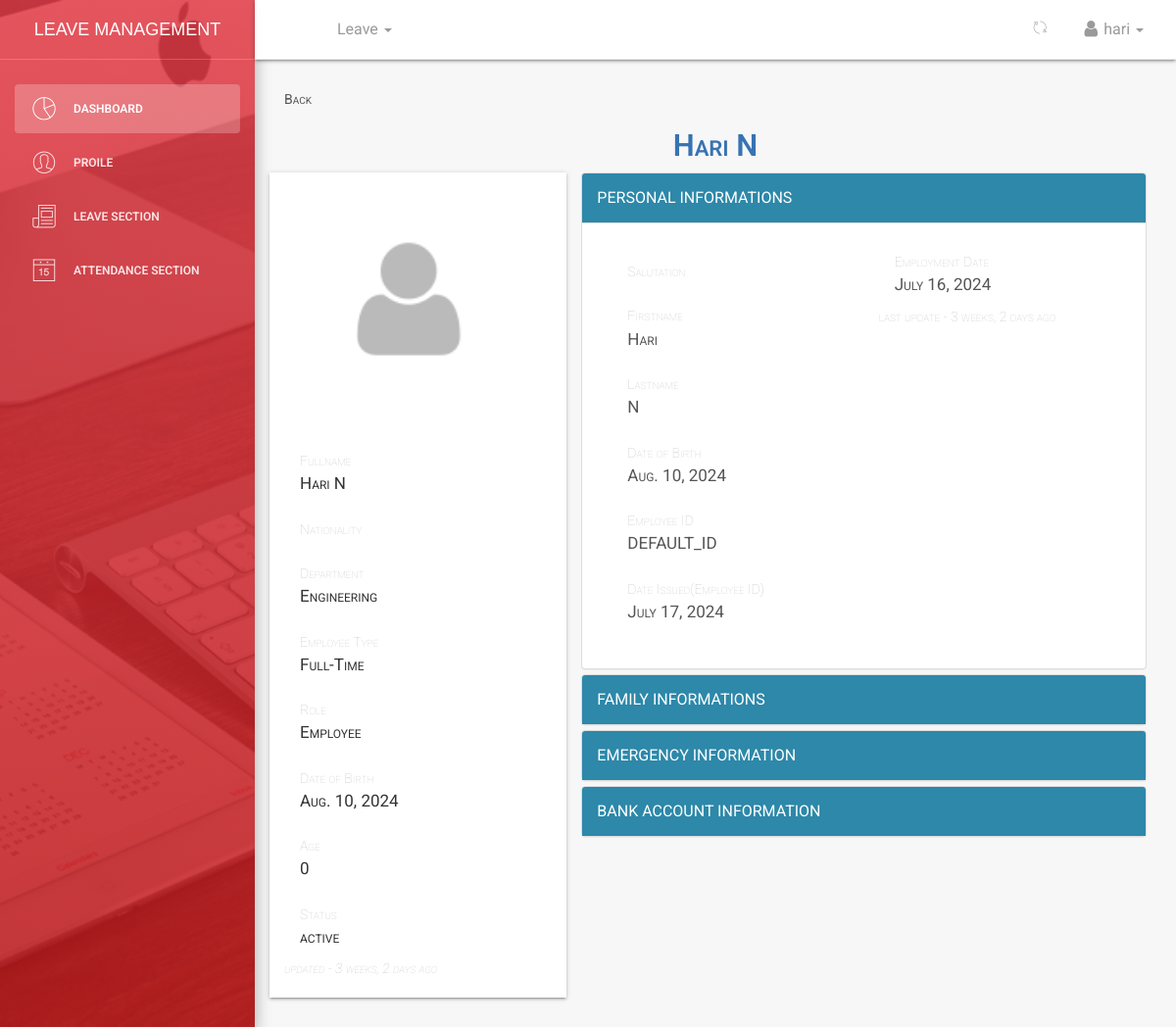
/dashboard/employee/profile/50/ (signed in), run on an earlier commit of the app's database.
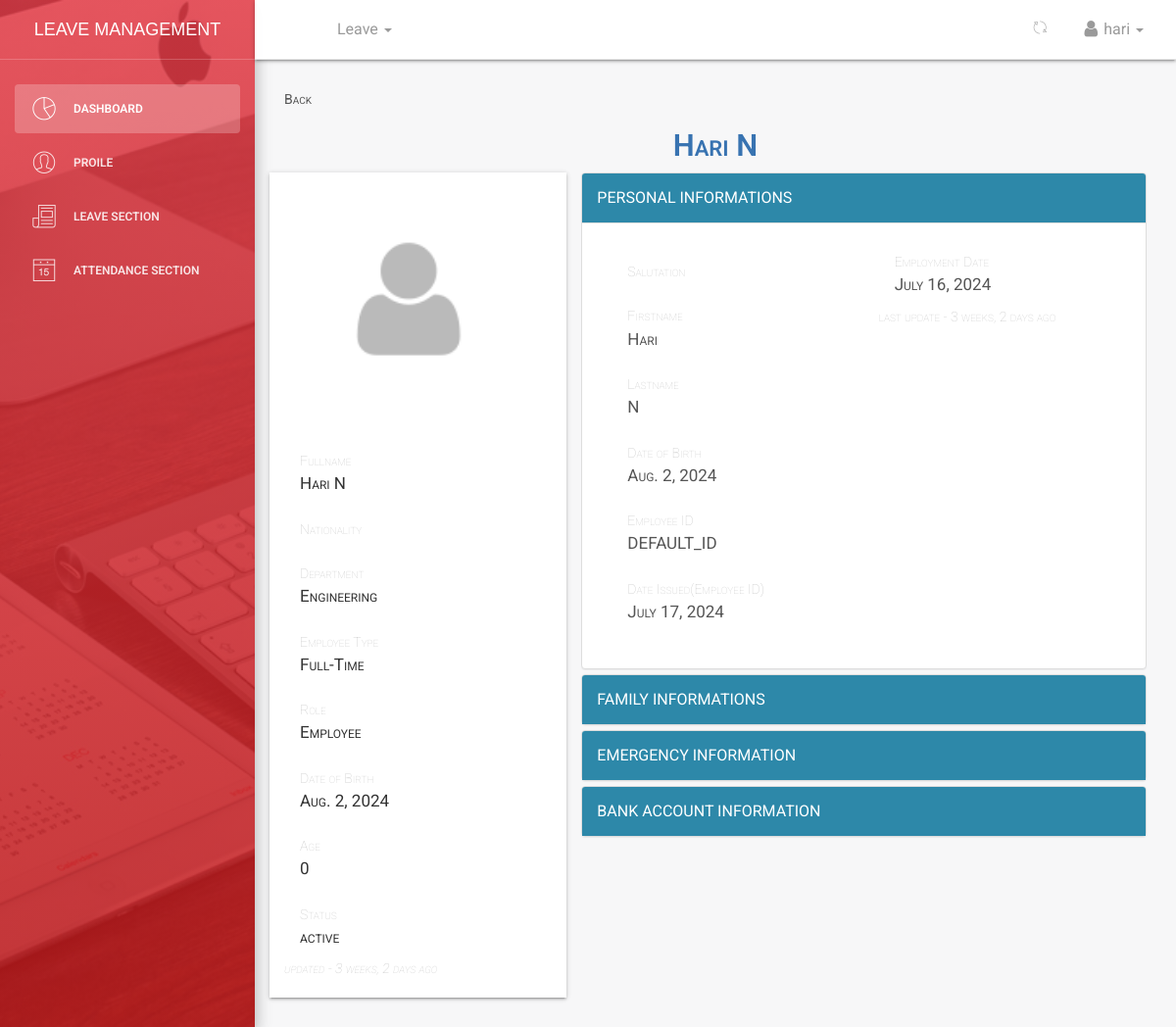
And on a later commit of the database.
### employee/models.py (models this page shows, shortened)
class Employee(models.Model):
    MALE = 'male'
    FEMALE = 'female'
    OTHER = 'other'
    NOT_KNOWN = 'Not Known'
    GENDER = (
        (MALE, 'Male'),
        (FEMALE, 'Female'),
        (OTHER, 'Other'),
        (NOT_KNOWN, 'Not Known'),
    )
    MR = 'Mr'
    MRS = 'Mrs'
    MSS = 'Mss'
    DR = 'Dr'
    SIR = 'Sir'
    MADAM = 'Madam'
    TITLE = (
        (MR, 'Mr'),
        (MRS, 'Mrs'),
        (MSS, 'Mss'),
        (DR, 'Dr'),
        (SIR, 'Sir'),
        (MADAM, 'Madam'),
    )
    FULL_TIME = 'Full-Time'
    PART_TIME = 'Part-Time'
    CONTRACT = 'Contract'
    INTERN = 'Intern'
    EMPLOYEETYPE = (
        (FULL_TIME, 'Full-Time'),
        (PART_TIME, 'Part-Time'),
        (CONTRACT, 'Contract'),
        (INTERN, 'Intern'),
    )
    user = models.ForeignKey(User, on_delete=models.CASCADE, default=1)
    image = models.FileField(_('Profile Image'), upload_to='profiles', default='default.png', blank=True, null=True, help_text='Upload image size less than 2.0MB')
    firstname = models.CharField(_('Firstname'), max_length=125)
    lastname = models.CharField(_('Lastname'), max_length=125)
    othername = models.CharField(_('Othername (optional)'), max_length=125, null=True, blank=True)
    birthday = models.DateField(_('Birthday'), default=datetime.date.today)
    department = models.ForeignKey(Department, verbose_name=_('Department'), on_delete=models.SET_NULL, null=True, default=None)
    role = models.ForeignKey(Role, verbose_name=_('Role'), on_delete=models.SET_NULL, null=True, default=None)
    startdate = models.DateField(_('Employement Date'), default=timezone.now, help_text='date of employment')
    employeetype = models.CharField(_('Employee Type'), max_length=15, default=FULL_TIME, choices=EMPLOYEETYPE)
    employeeid = models.CharField(_('Employee ID Number'), max_length=10, null=True, blank=True)
    dateissued = models.DateField(_('Date Issued'), default=timezone.now)
    is_blocked = models.BooleanField(_('Is Blocked'), default=False)
    is_deleted = models.BooleanField(_('Is Deleted'), default=False)
    created = models.DateTimeField(verbose_name=_('Created'), auto_now_add=True, null=True)
    updated = models.DateTimeField(verbose_name=_('Updated'), default=timezone.now)
    objects = EmployeeManager()
    class Meta:
        verbose_name = _('Employee')
        verbose_name_plural = _('Employees')
        ordering = ['-created']
    @property
    def get_full_name(self):
        fullname = f"{self.firstname} {self.lastname}"
        if self.othername:
            fullname += f" {self.othername}"
        return fullname
    @property
    def get_age(self):
        current_year = datetime.date.today().year
        dateofbirth_year = self.birthday.year
        if dateofbirth_year:
            return current_year - dateofbirth_year
        return 0

class Department(models.Model):
    name = models.CharField(max_length=125)
    description = models.CharField(max_length=125, null=True, blank=True)
    created = models.DateTimeField(verbose_name=_('Created'), auto_now_add=True)
    updated = models.DateTimeField(verbose_name=_('Updated'), default=timezone.now)
    class Meta:
        verbose_name = _('Department')
        verbose_name_plural = _('Departments')
        ordering = ['name', 'created']
    def __str__(self):
        return self.name

class Role(models.Model):
    name = models.CharField(max_length=125)
    description = models.CharField(max_length=125, null=True, blank=True)
    created = models.DateTimeField(verbose_name=_('Created'), auto_now_add=True)
    updated = models.DateTimeField(verbose_name=_('Updated'), default=timezone.now)
    class Meta:
        verbose_name = _('Role')
        verbose_name_plural = _('Roles')
        ordering = ['name', 'created']
    def __str__(self):
        return self.name

### dashboard/views.py (the view)
# urls.py: path('employee/profile/<int:id>/', views.dashboard_employee_info, name='employeeinfo'),
def dashboard_employee_info(request, id):
    if not request.user.is_authenticated:
        return redirect('/')
    employee = get_object_or_404(Employee, id=id)
    dataset = {
        'employee': employee,
        'title': f'Profile - {employee.get_full_name()}' if callable(getattr(employee, 'get_full_name', None)) else 'Employee Profile'
    }
    return render(request, 'dashboard/employee_detail.html', dataset)

### employee/managers.py (called while the page is built)
    def get_queryset(self):
        return super().get_queryset().filter(is_deleted=False)

### templates/dashboard/employee_detail.html (shortened to what the changed rows need)
{% extends '_layout.html' %}
{% load humanize %}
 {% block content %}
        <section class="content">
            <section class="container-fluid">
            		<section class="row">
            			<section class="text-center">
            				<h3><span class="employee-name-title">{{ employee.get_full_name}}</span></h3>
            			</section>
            		</section>
                	<section class="row">
                	<section class="col col-lg-4 col-md-4 col-sm-12 profile-wrapper">
                    {% if employee.image %}
      						  <img src="{{ employee.image.url}}" class="img-fluid rounded-circle-image" >
                    {% else %}
                    <img src="/media/default.png" class="img-fluid rounded-circle-image" />
                    {% endif %}
        						  <section class="text-centered" style="margin-top: 3px;">
            							<ul class="list-group">
              					  		<li class="list-group-item"><span>Fullname</span> <div>{{ employee.get_full_name }}</div></li>
                              <li class="list-group-item"><span>Department</span> <div>{{ employee.department}}</div></li>
                              <li class="list-group-item"><span>Employee Type</span> <div>{{ employee.employeetype}}</div></li>
                              <li class="list-group-item"><span>Role</span> <div>{{ employee.role}}</div></li>
              					  		<li class="list-group-item"><span>Date of Birth</span> <div>{{ employee.birthday}}</div></li>
                              <li class="list-group-item"><span>Age </span><div>{{ employee.get_age }}</div></li>
                              <div>
                                <span style="font-style: italic;">updated - {{employee.updated|naturaltime}}</span>
                              </div>
            							</ul>
        						  </section>
						        </section>
              			<section class="col col-lg-8" >
                     <div class="panel-group" id="accordion" role="tablist" aria-multiselectable="true">
                        <div class="panel panel-default">
                          <div id="collapseOne" class="panel-collapse collapse in" role="tabpanel" aria-labelledby="headingOne">
                            <div class="panel-body">
                              <div class="container-fluid">
                                <div class="row">
                                  <div class="col col-lg-6">
                                        {% if employee %}
                                          <div class="list-group" id="list-tab" role="tablist">
                                            {% if employee.firstname %}
                                            <a class="list-group-item list-group-item-action" id="list-profile-list" data-toggle="list" href="" role="tab" aria-controls=""><span>Firstname</span> <div> {{ employee.firstname}} </div>
                                            </a>
                                            {% endif %}
                                            {% if employee.lastname %}
                                            <a class="list-group-item list-group-item-action" id="list-profile-list" data-toggle="list" href="" role="tab" aria-controls=""><span>Lastname</span> <div> {{ employee.lastname }} </div>
                                            </a>
                                            {% endif %}
                                            {% if employee.birthday %}
                                            <a class="list-group-item list-group-item-action" id="list-settings-list" data-toggle="list" href="" role="tab" aria-controls=""><span>Date of Birth</span><div>{{ employee.birthday}}</div></a>
                                            {% endif %}
                                            {% if employee.employeeid %}
                                            <a class="list-group-item list-group-item-action" id="list-settings-list" data-toggle="list" href="" role="tab" aria-controls=""><span>Employee ID</span> <div>{{ employee.employeeid }}</div></a>
                                            {% endif %}
                                            {% if employee.dateissued %}
                                            <a class="list-group-item list-group-item-action" id="list-settings-list" data-toggle="list" href="" role="tab" aria-controls=""><span>Date Issued(Employee ID)</span> <div>{{ employee.dateissued }}</div></a>
                                            {% endif %}
                                          </div>
                                        {% else %}
                                        <h4>No Information found,to add click <a href="{% url 'dashboard:familycreate' %}">here</a></h4>
                                        {% endif %}
                                  </div>
                                  <div class="col col-lg-6">
                                            {% if employee.startdate %}
                                            <a class="list-group-item list-group-item-action" id="list-settings-list" data-toggle="list" href="" role="tab" aria-controls=""><span>Employment Date</span> <div>{{ employee.startdate  }}</div></a>
                                            {% endif %}
                                           <div>
                                            <span>last update - {{employee.updated|naturaltime }}</span>
                                          </div>
                                  </div>
                                </div>
                              </div>
                            </div>
                          </div>
                        </div>
                      </div>
                		</section>
                 	</section>
            </section>
        </section>
 {% endblock %}

What changed in the data, as far as the page shows it:
changed Employee "Hari N": birthday "Aug. 10, 2024" → "Aug. 2, 2024"
